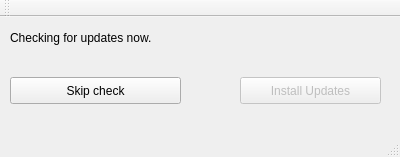
<?xml version="1.0" encoding="UTF-8"?>
<ui version="4.0">
 <class>MainWindow</class>
 <widget class="QMainWindow" name="MainWindow">
  <property name="geometry">
   <rect>
    <x>0</x>
    <y>0</y>
    <width>400</width>
    <height>157</height>
   </rect>
  </property>
  <property name="windowTitle">
   <string>MainWindow</string>
  </property>
  <widget class="QWidget" name="centralWidget">
   <widget class="QPushButton" name="updateButton">
    <property name="enabled">
     <bool>false</bool>
    </property>
    <property name="geometry">
     <rect>
      <x>240</x>
      <y>60</y>
      <width>141</width>
      <height>27</height>
     </rect>
    </property>
    <property name="text">
     <string>Install Updates</string>
    </property>
    <property name="autoExclusive">
     <bool>false</bool>
    </property>
    <property name="flat">
     <bool>false</bool>
    </property>
   </widget>
   <widget class="QLabel" name="feedbackLabel">
    <property name="geometry">
     <rect>
      <x>10</x>
      <y>10</y>
      <width>361</width>
      <height>21</height>
     </rect>
    </property>
    <property name="text">
     <string>Checking for updates now.</string>
    </property>
   </widget>
   <widget class="QPushButton" name="skipButton">
    <property name="geometry">
     <rect>
      <x>10</x>
      <y>60</y>
      <width>171</width>
      <height>27</height>
     </rect>
    </property>
    <property name="text">
     <string>Skip check</string>
    </property>
   </widget>
  </widget>
  <widget class="QMenuBar" name="menuBar">
   <property name="geometry">
    <rect>
     <x>0</x>
     <y>0</y>
     <width>400</width>
     <height>27</height>
    </rect>
   </property>
  </widget>
  <widget class="QToolBar" name="mainToolBar">
   <attribute name="toolBarArea">
    <enum>TopToolBarArea</enum>
   </attribute>
   <attribute name="toolBarBreak">
    <bool>false</bool>
   </attribute>
  </widget>
  <widget class="QStatusBar" name="statusBar"/>
 </widget>
 <layoutdefault spacing="6" margin="11"/>
 <resources/>
 <connections/>
</ui>
